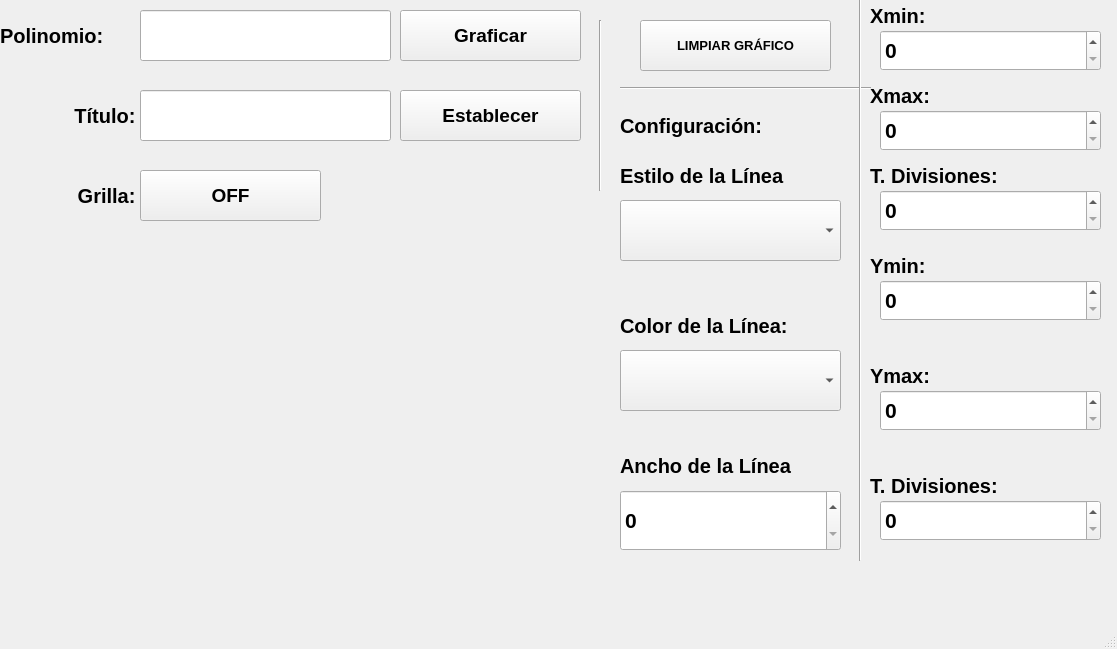
<?xml version="1.0" encoding="UTF-8"?>
<ui version="4.0">
 <class>MainWindow</class>
 <widget class="QMainWindow" name="MainWindow">
  <property name="geometry">
   <rect>
    <x>0</x>
    <y>0</y>
    <width>1117</width>
    <height>649</height>
   </rect>
  </property>
  <property name="windowTitle">
   <string>MainWindow</string>
  </property>
  <widget class="QWidget" name="centralwidget">
   <widget class="QPushButton" name="btn_graficar">
    <property name="geometry">
     <rect>
      <x>400</x>
      <y>10</y>
      <width>181</width>
      <height>51</height>
     </rect>
    </property>
    <property name="font">
     <font>
      <pointsize>14</pointsize>
      <weight>75</weight>
      <bold>true</bold>
     </font>
    </property>
    <property name="text">
     <string>Graficar</string>
    </property>
   </widget>
   <widget class="QLabel" name="label">
    <property name="geometry">
     <rect>
      <x>0</x>
      <y>10</y>
      <width>141</width>
      <height>51</height>
     </rect>
    </property>
    <property name="font">
     <font>
      <pointsize>15</pointsize>
      <weight>75</weight>
      <bold>true</bold>
     </font>
    </property>
    <property name="text">
     <string>Polinomio: </string>
    </property>
   </widget>
   <widget class="QLineEdit" name="txt_polinomio">
    <property name="geometry">
     <rect>
      <x>140</x>
      <y>10</y>
      <width>251</width>
      <height>51</height>
     </rect>
    </property>
   </widget>
   <widget class="QLabel" name="label_2">
    <property name="geometry">
     <rect>
      <x>0</x>
      <y>90</y>
      <width>141</width>
      <height>51</height>
     </rect>
    </property>
    <property name="font">
     <font>
      <pointsize>15</pointsize>
      <weight>75</weight>
      <bold>true</bold>
     </font>
    </property>
    <property name="text">
     <string>Título: </string>
    </property>
    <property name="alignment">
     <set>Qt::AlignRight|Qt::AlignTrailing|Qt::AlignVCenter</set>
    </property>
   </widget>
   <widget class="QLineEdit" name="txt_titulo">
    <property name="geometry">
     <rect>
      <x>140</x>
      <y>90</y>
      <width>251</width>
      <height>51</height>
     </rect>
    </property>
   </widget>
   <widget class="QPushButton" name="btn_titulo">
    <property name="geometry">
     <rect>
      <x>400</x>
      <y>90</y>
      <width>181</width>
      <height>51</height>
     </rect>
    </property>
    <property name="font">
     <font>
      <pointsize>14</pointsize>
      <weight>75</weight>
      <bold>true</bold>
     </font>
    </property>
    <property name="text">
     <string>Establecer</string>
    </property>
   </widget>
   <widget class="QLabel" name="label_3">
    <property name="geometry">
     <rect>
      <x>0</x>
      <y>170</y>
      <width>141</width>
      <height>51</height>
     </rect>
    </property>
    <property name="font">
     <font>
      <pointsize>15</pointsize>
      <weight>75</weight>
      <bold>true</bold>
     </font>
    </property>
    <property name="text">
     <string>Grilla: </string>
    </property>
    <property name="alignment">
     <set>Qt::AlignRight|Qt::AlignTrailing|Qt::AlignVCenter</set>
    </property>
   </widget>
   <widget class="QPushButton" name="btn_grilla">
    <property name="geometry">
     <rect>
      <x>140</x>
      <y>170</y>
      <width>181</width>
      <height>51</height>
     </rect>
    </property>
    <property name="font">
     <font>
      <pointsize>14</pointsize>
      <weight>75</weight>
      <bold>true</bold>
     </font>
    </property>
    <property name="text">
     <string>OFF</string>
    </property>
   </widget>
   <widget class="QWidget" name="verticalLayoutWidget">
    <property name="geometry">
     <rect>
      <x>10</x>
      <y>230</y>
      <width>561</width>
      <height>351</height>
     </rect>
    </property>
    <layout class="QVBoxLayout" name="verticalLayout"/>
   </widget>
   <widget class="QPushButton" name="btn_limpiar">
    <property name="geometry">
     <rect>
      <x>640</x>
      <y>20</y>
      <width>191</width>
      <height>51</height>
     </rect>
    </property>
    <property name="font">
     <font>
      <pointsize>10</pointsize>
      <weight>75</weight>
      <bold>true</bold>
     </font>
    </property>
    <property name="text">
     <string>LIMPIAR GRÁFICO</string>
    </property>
   </widget>
   <widget class="Line" name="line">
    <property name="geometry">
     <rect>
      <x>620</x>
      <y>80</y>
      <width>251</width>
      <height>16</height>
     </rect>
    </property>
    <property name="orientation">
     <enum>Qt::Horizontal</enum>
    </property>
   </widget>
   <widget class="Line" name="line_2">
    <property name="geometry">
     <rect>
      <x>590</x>
      <y>20</y>
      <width>20</width>
      <height>171</height>
     </rect>
    </property>
    <property name="orientation">
     <enum>Qt::Vertical</enum>
    </property>
   </widget>
   <widget class="QLabel" name="label_4">
    <property name="geometry">
     <rect>
      <x>620</x>
      <y>100</y>
      <width>201</width>
      <height>51</height>
     </rect>
    </property>
    <property name="font">
     <font>
      <pointsize>15</pointsize>
      <weight>75</weight>
      <bold>true</bold>
     </font>
    </property>
    <property name="text">
     <string>Configuración: </string>
    </property>
   </widget>
   <widget class="QLabel" name="label_5">
    <property name="geometry">
     <rect>
      <x>620</x>
      <y>150</y>
      <width>231</width>
      <height>51</height>
     </rect>
    </property>
    <property name="font">
     <font>
      <pointsize>15</pointsize>
      <weight>75</weight>
      <bold>true</bold>
     </font>
    </property>
    <property name="text">
     <string>Estilo de la Línea</string>
    </property>
   </widget>
   <widget class="QLabel" name="label_6">
    <property name="geometry">
     <rect>
      <x>620</x>
      <y>300</y>
      <width>211</width>
      <height>51</height>
     </rect>
    </property>
    <property name="font">
     <font>
      <pointsize>15</pointsize>
      <weight>75</weight>
      <bold>true</bold>
     </font>
    </property>
    <property name="text">
     <string>Color de la Línea:</string>
    </property>
   </widget>
   <widget class="QLabel" name="label_7">
    <property name="geometry">
     <rect>
      <x>620</x>
      <y>440</y>
      <width>231</width>
      <height>51</height>
     </rect>
    </property>
    <property name="font">
     <font>
      <pointsize>15</pointsize>
      <weight>75</weight>
      <bold>true</bold>
     </font>
    </property>
    <property name="text">
     <string>Ancho de la Línea </string>
    </property>
   </widget>
   <widget class="QComboBox" name="cb_estiloLinea">
    <property name="geometry">
     <rect>
      <x>620</x>
      <y>200</y>
      <width>221</width>
      <height>61</height>
     </rect>
    </property>
    <property name="font">
     <font>
      <pointsize>16</pointsize>
      <weight>75</weight>
      <bold>true</bold>
     </font>
    </property>
   </widget>
   <widget class="QComboBox" name="cb_ColorLinea">
    <property name="geometry">
     <rect>
      <x>620</x>
      <y>350</y>
      <width>221</width>
      <height>61</height>
     </rect>
    </property>
    <property name="font">
     <font>
      <pointsize>16</pointsize>
      <weight>75</weight>
      <bold>true</bold>
     </font>
    </property>
   </widget>
   <widget class="QSpinBox" name="sp_anchoLinea">
    <property name="geometry">
     <rect>
      <x>620</x>
      <y>490</y>
      <width>221</width>
      <height>61</height>
     </rect>
    </property>
    <property name="font">
     <font>
      <pointsize>16</pointsize>
      <weight>75</weight>
      <bold>true</bold>
     </font>
    </property>
   </widget>
   <widget class="Line" name="line_3">
    <property name="geometry">
     <rect>
      <x>850</x>
      <y>-130</y>
      <width>20</width>
      <height>691</height>
     </rect>
    </property>
    <property name="orientation">
     <enum>Qt::Vertical</enum>
    </property>
   </widget>
   <widget class="QLabel" name="label_8">
    <property name="geometry">
     <rect>
      <x>870</x>
      <y>-10</y>
      <width>91</width>
      <height>51</height>
     </rect>
    </property>
    <property name="font">
     <font>
      <pointsize>15</pointsize>
      <weight>75</weight>
      <bold>true</bold>
     </font>
    </property>
    <property name="text">
     <string>Xmin:</string>
    </property>
   </widget>
   <widget class="QLabel" name="label_9">
    <property name="geometry">
     <rect>
      <x>870</x>
      <y>70</y>
      <width>91</width>
      <height>51</height>
     </rect>
    </property>
    <property name="font">
     <font>
      <pointsize>15</pointsize>
      <weight>75</weight>
      <bold>true</bold>
     </font>
    </property>
    <property name="text">
     <string>Xmax:</string>
    </property>
   </widget>
   <widget class="QLabel" name="label_12">
    <property name="geometry">
     <rect>
      <x>870</x>
      <y>150</y>
      <width>171</width>
      <height>51</height>
     </rect>
    </property>
    <property name="font">
     <font>
      <pointsize>15</pointsize>
      <weight>75</weight>
      <bold>true</bold>
     </font>
    </property>
    <property name="text">
     <string>T. Divisiones: </string>
    </property>
   </widget>
   <widget class="QSpinBox" name="sp_Xmin">
    <property name="geometry">
     <rect>
      <x>880</x>
      <y>30</y>
      <width>221</width>
      <height>41</height>
     </rect>
    </property>
    <property name="font">
     <font>
      <pointsize>16</pointsize>
      <weight>75</weight>
      <bold>true</bold>
     </font>
    </property>
   </widget>
   <widget class="QSpinBox" name="sp_Xmax">
    <property name="geometry">
     <rect>
      <x>880</x>
      <y>110</y>
      <width>221</width>
      <height>41</height>
     </rect>
    </property>
    <property name="font">
     <font>
      <pointsize>16</pointsize>
      <weight>75</weight>
      <bold>true</bold>
     </font>
    </property>
   </widget>
   <widget class="QSpinBox" name="sp_divisionesX">
    <property name="geometry">
     <rect>
      <x>880</x>
      <y>190</y>
      <width>221</width>
      <height>41</height>
     </rect>
    </property>
    <property name="font">
     <font>
      <pointsize>16</pointsize>
      <weight>75</weight>
      <bold>true</bold>
     </font>
    </property>
   </widget>
   <widget class="QSpinBox" name="sp_divisionesY">
    <property name="geometry">
     <rect>
      <x>880</x>
      <y>500</y>
      <width>221</width>
      <height>41</height>
     </rect>
    </property>
    <property name="font">
     <font>
      <pointsize>16</pointsize>
      <weight>75</weight>
      <bold>true</bold>
     </font>
    </property>
   </widget>
   <widget class="QSpinBox" name="sp_Ymin">
    <property name="geometry">
     <rect>
      <x>880</x>
      <y>280</y>
      <width>221</width>
      <height>41</height>
     </rect>
    </property>
    <property name="font">
     <font>
      <pointsize>16</pointsize>
      <weight>75</weight>
      <bold>true</bold>
     </font>
    </property>
   </widget>
   <widget class="QSpinBox" name="sp_Ymax">
    <property name="geometry">
     <rect>
      <x>880</x>
      <y>390</y>
      <width>221</width>
      <height>41</height>
     </rect>
    </property>
    <property name="font">
     <font>
      <pointsize>16</pointsize>
      <weight>75</weight>
      <bold>true</bold>
     </font>
    </property>
   </widget>
   <widget class="QLabel" name="label_10">
    <property name="geometry">
     <rect>
      <x>870</x>
      <y>350</y>
      <width>91</width>
      <height>51</height>
     </rect>
    </property>
    <property name="font">
     <font>
      <pointsize>15</pointsize>
      <weight>75</weight>
      <bold>true</bold>
     </font>
    </property>
    <property name="text">
     <string>Ymax:</string>
    </property>
   </widget>
   <widget class="QLabel" name="label_11">
    <property name="geometry">
     <rect>
      <x>870</x>
      <y>240</y>
      <width>91</width>
      <height>51</height>
     </rect>
    </property>
    <property name="font">
     <font>
      <pointsize>15</pointsize>
      <weight>75</weight>
      <bold>true</bold>
     </font>
    </property>
    <property name="text">
     <string>Ymin:</string>
    </property>
   </widget>
   <widget class="QLabel" name="label_13">
    <property name="geometry">
     <rect>
      <x>870</x>
      <y>460</y>
      <width>171</width>
      <height>51</height>
     </rect>
    </property>
    <property name="font">
     <font>
      <pointsize>15</pointsize>
      <weight>75</weight>
      <bold>true</bold>
     </font>
    </property>
    <property name="text">
     <string>T. Divisiones: </string>
    </property>
   </widget>
  </widget>
  <widget class="QMenuBar" name="menubar">
   <property name="geometry">
    <rect>
     <x>0</x>
     <y>0</y>
     <width>1117</width>
     <height>24</height>
    </rect>
   </property>
  </widget>
  <widget class="QStatusBar" name="statusbar"/>
 </widget>
 <resources/>
 <connections/>
</ui>
